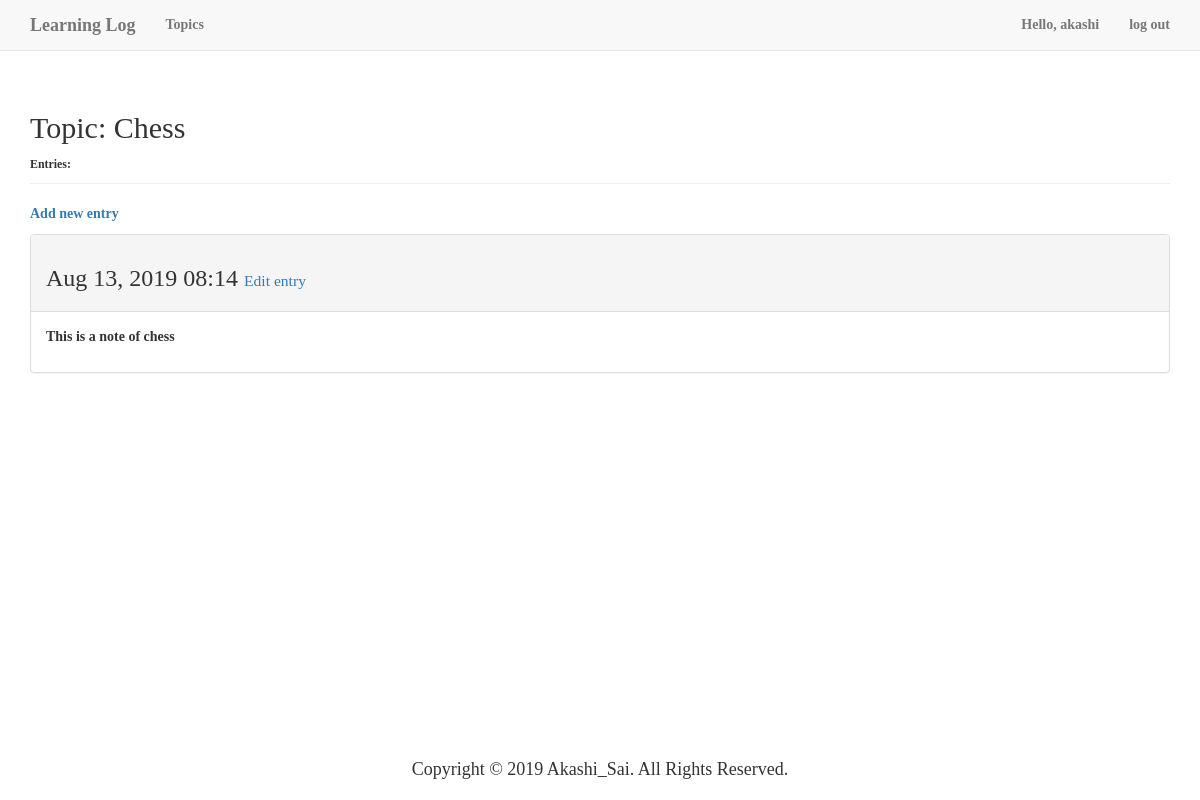
/note/topics/1 (signed in), run on the app's committed database.
### learning_logs/models.py (models this page shows, shortened)
class Topic(models.Model):
    text = models.CharField(max_length=200)
    date_added = models.DateTimeField(auto_now_add=True)
    owner = models.ForeignKey(User, on_delete=models.CASCADE)
    def __str__(self):
        return self.text

class Entry(models.Model):
    topic = models.ForeignKey(Topic, on_delete=models.CASCADE)
    text = models.TextField()
    date_added = models.DateTimeField(auto_now_add=True)
    class Meta:
        verbose_name_plural = 'entries'

### learning_logs/views.py (the view)
# urls.py: path('topics/<int:topic_id>', learning_logs.views.get_entry_page, name='topics'),
@login_required()
def get_entry_page(request, topic_id):
    topic = Topic.objects.get(id=topic_id)
    if topic.owner != request.user:
        raise Http404
    entries = topic.entry_set.order_by('-date_added')
    context = {
        'topic': topic,
        'entries': entries
    }
    return render(request, 'learning_logs/topic.html', context)

### learning_logs/templates/learning_logs/topic.html (shortened to what this page needs)
{% load bootstrap3 %}
<!DOCTYPE html>
<html lang="zh-CN">
<head>
    {% bootstrap_css %}
</head>
<body>
<nav class="navbar navbar-default navbar-static-top">
    <div class="container">
        <div class="navbar-header">
            <a href="/note/index" class="navbar-brand">Learning Log</a>
        </div>
        <div id="navbar" class="navbar-collapse collapse">
            <ul class="nav navbar-nav">
                <li><a href="/note/topics">Topics</a></li>
            </ul>
            <ul class="nav navbar-nav navbar-right">
                {% if user.is_authenticated %}
                    <li><a href="#">Hello, {{ user.username }}</a></li>
                    <li><a href="/users/logout">log out</a></li>
                {% else %}
                    <li><a href="/users/register">register</a></li>
                    <li><a href="/users/login">log in</a></li>
                {% endif %}
            </ul>
        </div>
    </div>
</nav>
<div class="container">
    <div class="page-header">
        <h2>Topic: {{ topic }}</h2>
        <small>Entries:</small>
    </div>
</div>
<div class="container">
    <p><a href="/note/new_entry/{{ topic.id }}">Add new entry</a></p>
    {% for entry in entries %}
        <div class="panel panel-default">
            <div class="panel-heading">
                <h3>
                    {{ entry.date_added | date:'M d, Y H:i' }}
                    <small><a href="/note/edit_entry/{{ entry.id }}">Edit entry</a></small>
                </h3>
            </div>
            <div class="panel-body">
                {{ entry.text | linebreaks }}
            </div>
        </div>
    {% empty %}
        <li>There are no entries for this topic yet.</li>
    {% endfor %}
</div>
<footer class="footer">
    <h4>Copyright &copy; 2019 Akashi_Sai. All Rights Reserved.</h4>
</footer>
</body>
</html>

### learning_logs/templates/learning_logs/topic.html (style rules this page uses)
body { font-family: "plantc", "Source Han Serif", serif; font-weight: bolder; text-decoration: none; }
footer { position: absolute; bottom: 10px; left: 50%; transform: translateX(-50%); }

### data on the page
Topic: text "Chess"
Entry: date_added "Aug 13, 2019 08:14", text "This is a note of chess"

### other printed values
{{ user.username }} "akashi"
